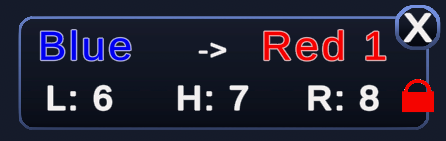
#> input picture agent/screen_reading/rois/rois_template/Action_Card/AC_locked_template.png, 446 x 141 px
$ python -i action_card_processor.py   (imports and definitions only)
#> lines starting #> are read from the running program, lines starting #| are printed output that depends on the picture
### agent/screen_reading/template_matching/template_matcher.py
"""Template matching functionality for detecting action cards and other game elements."""

import os
import logging
from typing import List, Optional
from dataclasses import dataclass

import cv2
import numpy as np

logger = logging.getLogger(__name__)

# Template matching configuration
DEFAULT_THRESHOLD = 0.92
DEFAULT_SCALES = [0.9, 1.0, 1.1]


@dataclass
class MatchResult:
    """Result of template matching for a single detected element."""

    x: int
    y: int
    width: int
    height: int
    confidence: float
    template_name: str
    is_locked: bool = False


class TemplateMatcher:
    """Template matching for detecting game elements."""

    def __init__(self, threshold: float = DEFAULT_THRESHOLD, scales: List[float] = None):
        self.threshold = threshold
        self.scales = scales or DEFAULT_SCALES.copy()

        logger.debug(f"TemplateMatcher initialized: threshold={threshold}, scales={self.scales}")

    # [34 lines left out: function find_matches, not called in this run]

    def match_single_template(self, screen_image: np.ndarray, template_path: str, mask_path: str = None):
        """Find matches for single template."""
        return self.find_matches(screen_image, [template_path], mask_path)

    # [31 lines left out: functions load_template, _load_mask, not called in this run]

    def _determine_lock_status(self, template_name: str) -> bool:
        return "locked" in template_name.lower() and "unlocked" not in template_name.lower()

    # [103 lines left out: functions _prepare_template_mask, _match_template_multiscale, _filter_overlapping_matches, _calculate_overlap, not called in this run]

### agent/screen_reading/template_matching/action_card_processor.py
"""Action card processing with template matching and per-card ROI extraction."""

import re
import json
import os
import logging
from typing import List, Dict, Tuple, Optional
from dataclasses import dataclass

import cv2
import numpy as np

from .template_matcher import TemplateMatcher, MatchResult
from ..processing.ocr_processor import OCRProcessor
from ..utils.debug_utils import DebugUtils

logger = logging.getLogger(__name__)

# Fix unicode arrows/dashes that OCR sometimes produces
ARROW_FIX = str.maketrans({"→": ">", "—": "-", "–": "-", "−": "-", "»": ">"})

# Action card OCR whitelist
ACTION_CARD_WHITELIST = "BlueRed0123456789LHR:-> "

# Regex patterns for extracting card data
FROM_TO_RE = re.compile(r"([A-Za-z]+\d?)\s*[-=]>\s*([A-Za-z]+\d?)", re.IGNORECASE)  # Blue->Red1
L_RE = re.compile(r"L\s*:?\s*(-?\d+)", re.IGNORECASE)  # Light units
H_RE = re.compile(r"H\s*:?\s*(-?\d+)", re.IGNORECASE)  # Heavy units
R_RE = re.compile(r"R\s*:?\s*(-?\d+)", re.IGNORECASE)  # Ranged units


@dataclass
class ActionCard:
    """Parsed action card data with all extracted information."""

    from_faction: str
    to_faction: str
    light_count: int
    heavy_count: int
    ranged_count: int
    is_locked: bool
    raw_text: str
    confidence: float
    x: int
    y: int
    width: int
    height: int
    template_name: str = ""


class ActionCardProcessor:
    """Action card processing with template matching and ROI-based OCR."""

    def __init__(self, config_path: str = None):
        self.config_path = config_path or "config"
        self.template_matcher = TemplateMatcher()
        self.ocr_processor = OCRProcessor()
        self.debug_utils = DebugUtils()

        from ..processing import ROIManager

        self.roi_manager = ROIManager(os.path.join(config_path or "config", "rois.json"))

        self.locked_card_rois = {}
        self.unlocked_card_rois = {}

        self._load_card_rois()

        logger.info("ActionCardProcessor initialized")

    # [335 lines left out: functions process_action_cards, extract_card_data, _load_card_rois, _parse_single_card, _crop_relative_roi, _extract_ocr_text and 5 more, not called in this run]

>>> import cv2
>>> picture = cv2.imread('../rois/rois_template/Action_Card/AC_locked_template.png', cv2.IMREAD_GRAYSCALE)
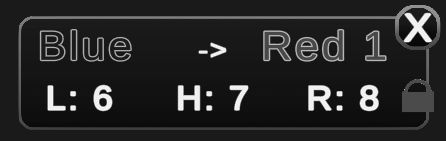
#> picture: shape (141, 446); min 8, max 249, mean 38.9
>>> result = ActionCardProcessor().process_action_cards(picture)
#> (the run stopped early here; a loop or call above may not have finished)
